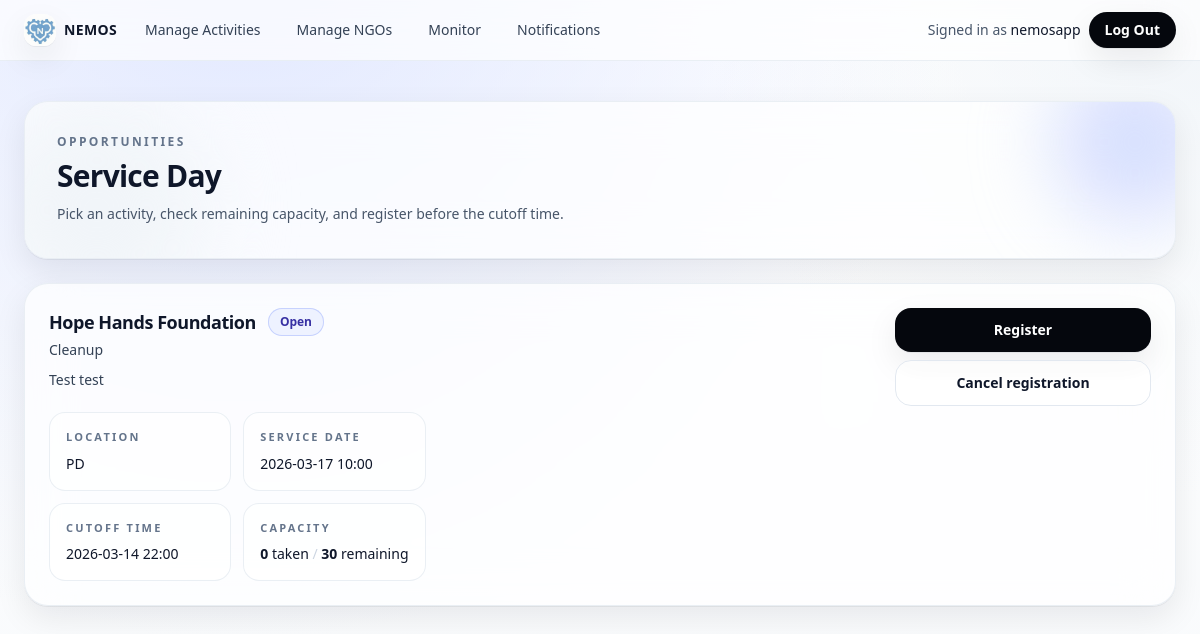
Page /service-day/activities/ (signed in) on the committed database.
### ngo/models.py (models this page shows, shortened)
class NGOAvailability(models.Model):
    ngo = models.ForeignKey(NGO, on_delete=models.PROTECT, related_name="availabilities")
    service_type = models.CharField(max_length=80, default="General")
    description = models.TextField()
    location = models.CharField(max_length=150)
    service_date = models.DateTimeField()
    cutoff_time = models.DateTimeField()
    max_slots = models.PositiveIntegerField()
    is_active = models.BooleanField(default=True)
    class Meta:
        verbose_name_plural = "NGOAvailabilities"

class NGO(models.Model):
    name = models.CharField(max_length=150, unique=True)
    description = models.TextField(blank=True)
    contact_email = models.EmailField(blank=True)
    contact_phone = models.CharField(max_length=30, blank=True)
    is_active = models.BooleanField(default=True)
    class Meta:
        verbose_name_plural = "NGOs"

### ngo/views.py (the view)
# urls.py: path("activities/", views.activity_list, name="activity_list"),
@login_required
@require_GET
def activity_list(request):
    service = ActivityService()
    activities = service.list_available_slots_for_employees()
    return render(request, "ngo/activity_list.html", {"activities": activities})

### ngo/services/activity_service.py (called while the page is built)
    @staticmethod
    def list_available_slots_for_employees():
        slots = list(NGOAvailability.objects.select_related("ngo").filter(is_active=True, ngo__is_active=True))
        counts = (
            Registration.objects.filter(activity__in=slots)
            .values("activity_id")
            .annotate(taken=Count("id"))
        )
        taken_by_slot_id = {row["activity_id"]: row["taken"] for row in counts}
        for slot in slots:
            slots_taken = int(taken_by_slot_id.get(slot.id, 0))
            slots_remaining = max(int(slot.max_slots) - slots_taken, 0)
            slot.slots_taken = slots_taken
            slot.slots_remaining = slots_remaining
        return slots

### ngo/templates/ngo/activity_list.html (shortened to what this page needs)
{% extends "core/base.html" %}
{% block content %}
  <div class="relative overflow-hidden rounded-3xl border border-slate-200/70 bg-white/70 p-8 shadow-soft backdrop-blur-xl">
    <div class="absolute -right-10 -top-10 h-40 w-40 rounded-full bg-accent-200/70 blur-2xl"></div>
    <div class="absolute -bottom-16 -left-10 h-56 w-56 rounded-full bg-slate-100 blur-2xl"></div>
    <div class="relative">
      <p class="text-xs font-semibold uppercase tracking-[0.2em] text-slate-500">Opportunities</p>
      <h1 class="mt-2 text-3xl font-semibold tracking-tight">Service Day</h1>
      <p class="mt-2 max-w-2xl text-sm/6 text-slate-600">
        Pick an activity, check remaining capacity, and register before the cutoff time.
      </p>
    </div>
  </div>
  <div class="mt-6 grid gap-4">
    {% for a in activities %}
      <div class="group rounded-3xl border border-slate-200/70 bg-white/70 p-6 shadow-soft backdrop-blur-xl transition hover:-translate-y-0.5 hover:border-slate-300">
        <div class="flex flex-col gap-5 lg:flex-row lg:items-start lg:justify-between">
          <div class="min-w-0">
            <div class="flex items-center gap-3">
              <h2 class="truncate text-lg font-semibold tracking-tight">{{ a.ngo.name }}</h2>
              {% if a.slots_remaining|default:0 == 0 %}
                <span class="rounded-full bg-rose-50 px-3 py-1.5 text-xs font-semibold text-rose-700 ring-1 ring-inset ring-rose-200">
                  Full
                </span>
              {% else %}
                <span class="rounded-full bg-accent-50 px-3 py-1.5 text-xs font-semibold text-accent-800 ring-1 ring-inset ring-accent-200">
                  Open
                </span>
              {% endif %}
            </div>
            <div class="mt-1 text-sm font-medium text-slate-700">{{ a.service_type }}</div>
            <p class="mt-2 text-sm/6 text-slate-700">{{ a.description }}</p>
            <div class="mt-5 grid gap-3 sm:grid-cols-2">
              <div class="rounded-2xl border border-slate-200/70 bg-white/60 p-4">
                <p class="text-[11px] font-semibold uppercase tracking-[0.2em] text-slate-500">Location</p>
                <p class="mt-2 text-sm text-slate-900">{{ a.location }}</p>
              </div>
              <div class="rounded-2xl border border-slate-200/70 bg-white/60 p-4">
                <p class="text-[11px] font-semibold uppercase tracking-[0.2em] text-slate-500">Service date</p>
                <p class="mt-2 text-sm text-slate-900">{{ a.service_date|date:"Y-m-d H:i" }}</p>
              </div>
              <div class="rounded-2xl border border-slate-200/70 bg-white/60 p-4">
                <p class="text-[11px] font-semibold uppercase tracking-[0.2em] text-slate-500">Cutoff time</p>
                <p class="mt-2 text-sm text-slate-900">{{ a.cutoff_time|date:"Y-m-d H:i" }}</p>
              </div>
              <div class="rounded-2xl border border-slate-200/70 bg-white/60 p-4">
                <p class="text-[11px] font-semibold uppercase tracking-[0.2em] text-slate-500">Capacity</p>
                <p class="mt-2 text-sm text-slate-900">
                  <span class="font-semibold">{{ a.slots_taken }}</span> taken
                  <span class="text-slate-300">/</span>
                  <span class="font-semibold">{{ a.slots_remaining }}</span> remaining
                </p>
              </div>
            </div>
          </div>
          <div class="flex flex-col gap-2 lg:w-64">
            <form method="post" action="{% url 'registrations:register' a.id %}">
              <button
                type="submit"
                class="inline-flex w-full items-center justify-center rounded-2xl bg-ink-950 px-4 py-3 text-sm font-semibold text-white shadow-soft transition hover:opacity-95"
              >
                Register
              </button>
            </form>
            <form method="post" action="{% url 'registrations:cancel' a.id %}">
              <button
                type="submit"
                class="inline-flex w-full items-center justify-center rounded-2xl border border-slate-200 bg-white/60 px-4 py-3 text-sm font-semibold text-slate-900 transition hover:bg-white"
              >
                Cancel registration
              </button>
            </form>
          </div>
        </div>
      </div>
    {% empty %}
      <div class="rounded-3xl border border-dashed border-slate-300 bg-white/70 p-12 text-center shadow-soft backdrop-blur-xl">
        <h2 class="text-base font-semibold tracking-tight">No activities available</h2>
        <p class="mt-2 text-sm text-slate-600">Please check back later.</p>
      </div>
    {% endfor %}
  </div>
{% endblock %}

### core/templates/core/base.html (shortened to what this page needs)
{% load static %}
<!doctype html>
<html lang="en">
  <head>
    <script src="https://cdn.tailwindcss.com"></script>
  </head>
  <body class="min-h-screen bg-[radial-gradient(1200px_circle_at_20%_-10%,theme(colors.accent.100),transparent_60%),radial-gradient(900px_circle_at_100%_0%,theme(colors.slate.100),transparent_55%),linear-gradient(to_bottom,theme(colors.white),theme(colors.slate.50))] text-slate-900 antialiased selection:bg-accent-200 selection:text-ink-950">
    {% if not request.resolver_match or request.resolver_match.app_name != 'accounts' or request.resolver_match.url_name != 'login' %}
      <header class="sticky top-0 z-20 border-b border-slate-200/70 bg-white/70 backdrop-blur-xl">
        <div class="mx-auto flex max-w-7xl items-center justify-between px-4 py-3 sm:px-6">
          <div class="flex items-center gap-3">
            <a href="{% url 'ngo:activity_list' %}" class="flex items-center gap-2">
              <span class="inline-flex h-8 w-8 items-center justify-center overflow-hidden rounded-xl shadow-soft">
                <img src="{% static 'core/logo-v2.png' %}" alt="NEMOS logo" class="h-8 w-8 object-contain" />
              </span>
              <span class="text-sm font-semibold tracking-wide text-slate-900">NEMOS</span>
            </a>
            <nav class="hidden items-center gap-1 sm:flex">
              {% if user.is_staff %}
                <a href="{% url 'ngo:admin_activity_manage' %}" class="rounded-full px-4 py-2 text-sm font-medium text-slate-700 transition hover:bg-slate-900/5 hover:text-slate-900">
                  Manage Activities
                </a>
                <a href="{% url 'ngo:admin_ngo_manage' %}" class="rounded-full px-4 py-2 text-sm font-medium text-slate-700 transition hover:bg-slate-900/5 hover:text-slate-900">
                  Manage NGOs
                </a>
                <a href="{% url 'registrations:admin_monitor' %}" class="rounded-full px-4 py-2 text-sm font-medium text-slate-700 transition hover:bg-slate-900/5 hover:text-slate-900">
                  Monitor
                </a>
                <a href="{% url 'notifications:admin_notifications' %}" class="rounded-full px-4 py-2 text-sm font-medium text-slate-700 transition hover:bg-slate-900/5 hover:text-slate-900">
                  Notifications
                </a>
              {% endif %}
            </nav>
          </div>
          <div class="flex items-center gap-2">
            {% if user.is_authenticated %}
              <span class="hidden text-sm text-slate-600 sm:inline">Signed in as <span class="font-medium text-slate-900">{{ user.username }}</span></span>
              <form method="post" action="{% url 'accounts:logout' %}">
                <button type="submit" class="rounded-full bg-ink-950 px-4 py-2 text-sm font-semibold text-white shadow-soft transition hover:opacity-95">
                  Log Out
                </button>
              </form>
            {% else %}
              <a href="{% url 'accounts:login' %}" class="rounded-full bg-ink-950 px-4 py-2 text-sm font-semibold text-white shadow-soft transition hover:opacity-95">
                Login
              </a>
            {% endif %}
          </div>
        </div>
      </header>
    {% endif %}
    <main class="mx-auto w-full max-w-7xl px-4 py-10 sm:px-6">
      {% block content %}{% endblock %}
    </main>
  </body>
</html>

### core/templates/core/base.html (style rules this page uses)
html, body { -ms-overflow-style: none; scrollbar-width: none; }

### rows in the picture
NGOAvailability: ngo.name "Hope Hands Foundation", shows "Open", service_type "Cleanup", description "Test test", location "PD", service_date "2026-03-17 10:00", cutoff_time "2026-03-14 22:00", slots_taken "0", slots_remaining "30"

### other values in the picture
{{ user.username }} "nemosapp"
